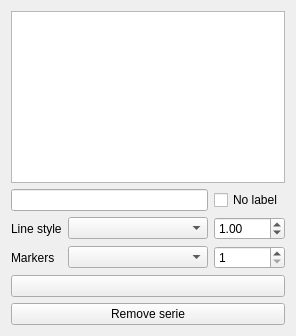
<?xml version="1.0" encoding="UTF-8"?>
<ui version="4.0">
 <class>TaskPanel_plotSeries</class>
 <widget class="QWidget" name="TaskPanel_plotSeries">
  <property name="geometry">
   <rect>
    <x>0</x>
    <y>0</y>
    <width>296</width>
    <height>336</height>
   </rect>
  </property>
  <property name="minimumSize">
   <size>
    <width>0</width>
    <height>336</height>
   </size>
  </property>
  <property name="windowTitle">
   <string>Configure series</string>
  </property>
  <layout class="QGridLayout" name="gridLayout">
   <item row="1" column="0">
    <layout class="QVBoxLayout" name="verticalLayout">
     <property name="bottomMargin">
      <number>0</number>
     </property>
     <item>
      <widget class="QListWidget" name="items">
       <property name="editTriggers">
        <set>QAbstractItemView::NoEditTriggers</set>
       </property>
       <property name="alternatingRowColors">
        <bool>true</bool>
       </property>
      </widget>
     </item>
     <item>
      <layout class="QGridLayout" name="gridLayout_2">
       <item row="0" column="0" colspan="4">
        <widget class="QLineEdit" name="label">
         <property name="sizePolicy">
          <sizepolicy hsizetype="Expanding" vsizetype="Fixed">
           <horstretch>2</horstretch>
           <verstretch>0</verstretch>
          </sizepolicy>
         </property>
        </widget>
       </item>
       <item row="1" column="4">
        <widget class="QDoubleSpinBox" name="lineWidth">
         <property name="minimum">
          <double>0.010000000000000</double>
         </property>
         <property name="maximum">
          <double>9999.000000000000000</double>
         </property>
         <property name="singleStep">
          <double>0.500000000000000</double>
         </property>
         <property name="value">
          <double>1.000000000000000</double>
         </property>
        </widget>
       </item>
       <item row="1" column="0">
        <widget class="QLabel" name="styleLabel">
         <property name="text">
          <string>Line style</string>
         </property>
        </widget>
       </item>
       <item row="4" column="0" colspan="5">
        <widget class="QPushButton" name="remove">
         <property name="text">
          <string>Remove serie</string>
         </property>
        </widget>
       </item>
       <item row="1" column="1" colspan="3">
        <widget class="QComboBox" name="lineStyle">
         <property name="sizePolicy">
          <sizepolicy hsizetype="MinimumExpanding" vsizetype="Fixed">
           <horstretch>1</horstretch>
           <verstretch>0</verstretch>
          </sizepolicy>
         </property>
        </widget>
       </item>
       <item row="2" column="0">
        <widget class="QLabel" name="markerLabel">
         <property name="text">
          <string>Markers</string>
         </property>
        </widget>
       </item>
       <item row="0" column="4">
        <widget class="QCheckBox" name="isLabel">
         <property name="sizePolicy">
          <sizepolicy hsizetype="Minimum" vsizetype="Fixed">
           <horstretch>1</horstretch>
           <verstretch>0</verstretch>
          </sizepolicy>
         </property>
         <property name="text">
          <string>No label</string>
         </property>
        </widget>
       </item>
       <item row="2" column="1" colspan="3">
        <widget class="QComboBox" name="markers">
         <property name="sizePolicy">
          <sizepolicy hsizetype="MinimumExpanding" vsizetype="Fixed">
           <horstretch>1</horstretch>
           <verstretch>0</verstretch>
          </sizepolicy>
         </property>
        </widget>
       </item>
       <item row="3" column="0" colspan="5">
        <widget class="QPushButton" name="color">
         <property name="sizePolicy">
          <sizepolicy hsizetype="MinimumExpanding" vsizetype="Fixed">
           <horstretch>1</horstretch>
           <verstretch>0</verstretch>
          </sizepolicy>
         </property>
         <property name="autoFillBackground">
          <bool>false</bool>
         </property>
         <property name="text">
          <string/>
         </property>
        </widget>
       </item>
       <item row="2" column="4">
        <widget class="QSpinBox" name="markerSize">
         <property name="minimum">
          <number>1</number>
         </property>
         <property name="maximum">
          <number>9999</number>
         </property>
        </widget>
       </item>
      </layout>
     </item>
    </layout>
   </item>
  </layout>
 </widget>
 <resources/>
 <connections/>
</ui>
